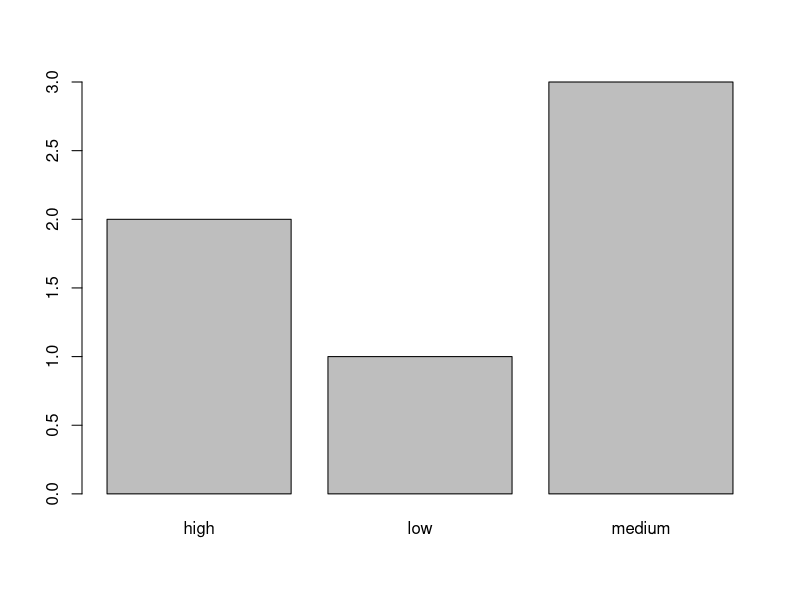
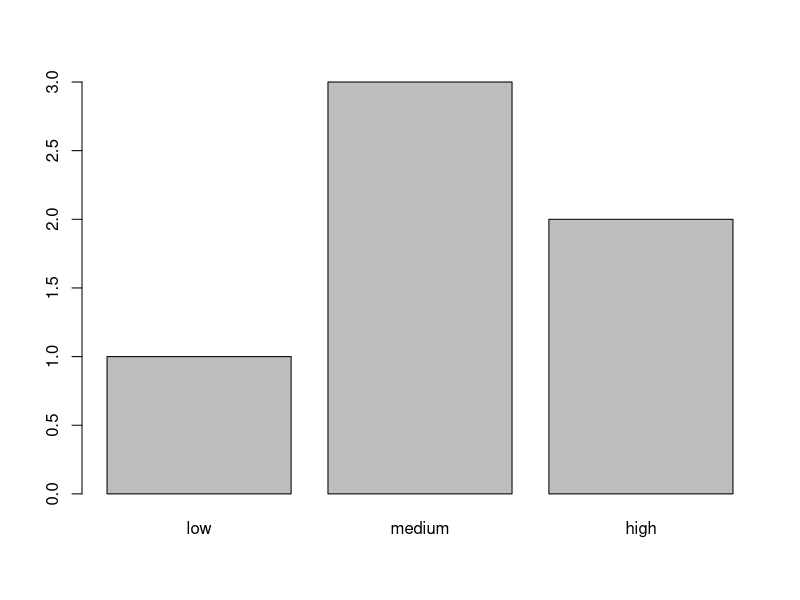

The R source for these figures, in order:
## ---- chunk 1
setwd(dir="~/Dropbox/berkeley/Git-Repos/PS239T/06_r-basics/")
## ---- chunk 2
rm(list=ls())
## ---- chunk 3
titles <- c("Dog Day Afternoon", "The Graduate", "Breakfast Club")
year <- c(1975, 1967, 1985)
bechdel <- c(TRUE, FALSE, TRUE)
## ---- chunk 4
movies <- list(titles, year, bechdel)
## ---- chunk 5
movies[[1]][2]
## ---- chunk 6
f <- factor(c("low","medium","high","medium","high","medium"))
table(f)
barplot(table(f))
## ---- chunk 7
f <- factor(f, levels = c("low", "medium", "high"))

# Test your code
barplot(table(f))
## ---- chunk 8
dat <- read.csv("country-year.csv")
## ---- chunk 9
dim(dat)
## ---- chunk 10
dat$X <- NULL
## ---- chunk 11
names(dat)[8] <- "GDP"
## ---- chunk 12
dat.1990.2000 <- dat[dat$year >= 1990 & dat$year<=2000,]
summary(dat.1990.2000$year)
## ---- chunk 13
?mean
## ---- chunk 14
mean(dat.1990.2000$GDP, na.rm = T)
## ---- chunk 15
dat.2001.plus <- dat[dat$year > 2000,]
mean1 <- mean(dat.1990.2000$GDP, na.rm = T)
mean2 <- mean(dat.2001.plus$GDP, na.rm = T)

(mean2 - mean1) / mean1
## ---- chunk 16
?is.na
dat$polity2[is.na(dat$polity2)] <- 0
summary(dat$polity2)
